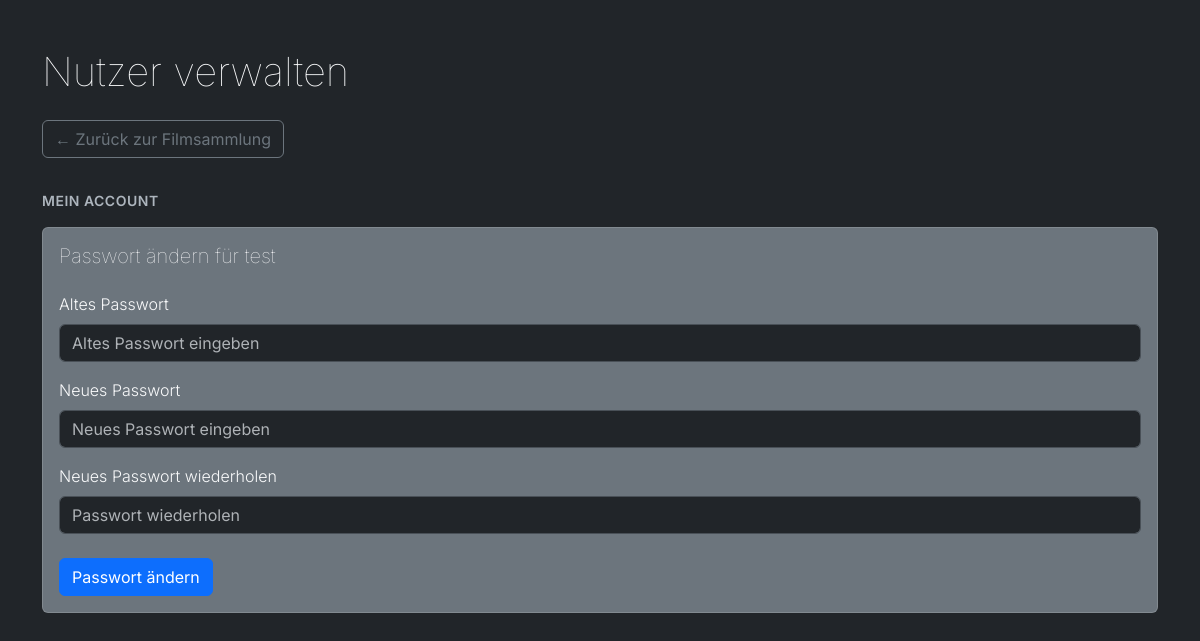
Page /benutzer (signed in) on the earlier database version.
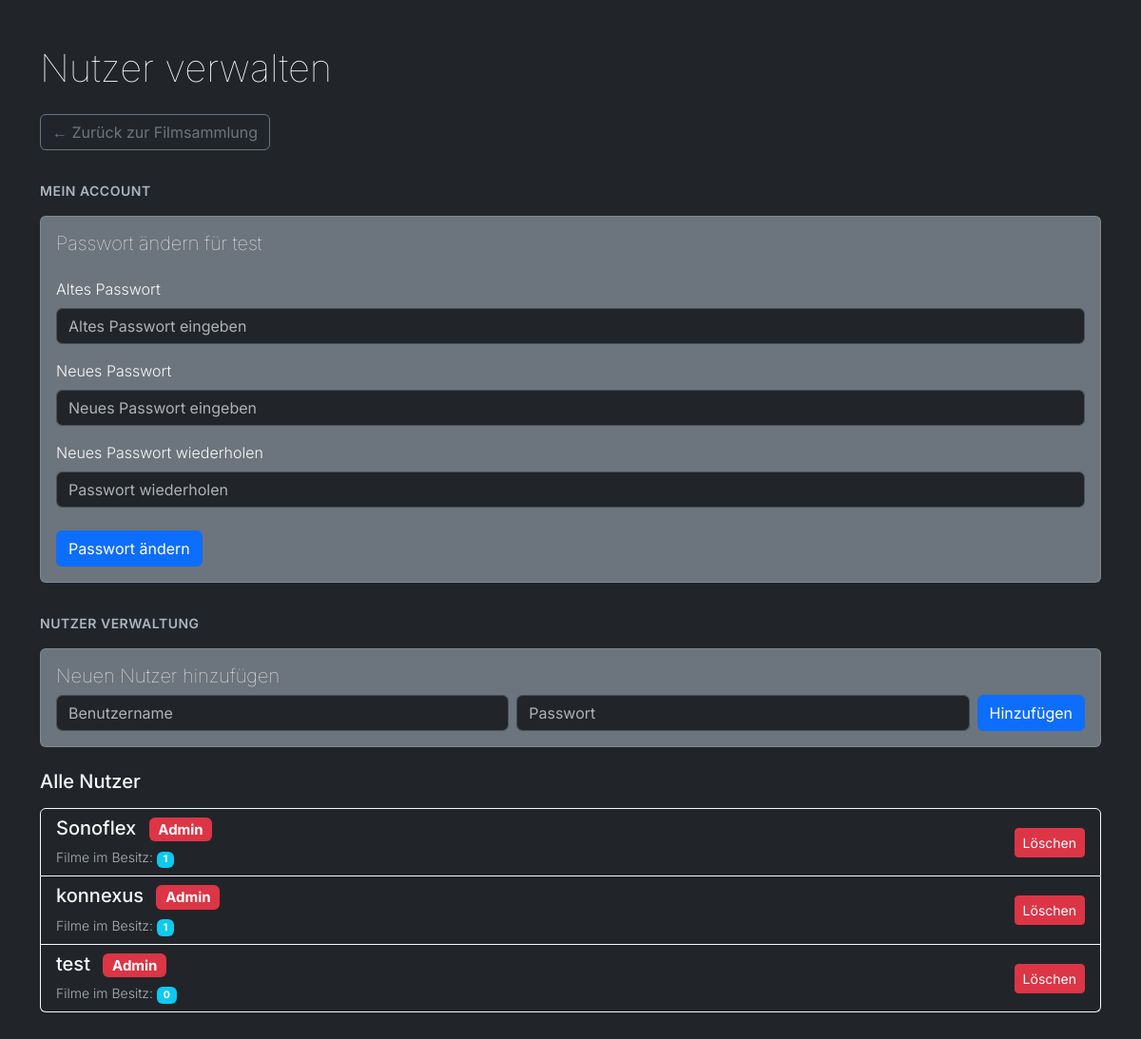
Same page on the later database version.
### app.py (models this page shows, shortened)
class Benutzer(db.Model):
    id = db.Column(db.Integer, primary_key=True)
    name = db.Column(db.String(100), unique=True, nullable=False)
    password_hash = db.Column(db.String(255), nullable=False)
    is_admin = db.Column(db.Boolean, default=False)

### app.py (the view)
@app.route("/benutzer")
@login_erforderlich
def benutzer_liste():
    benutzer = Benutzer.query.order_by(Benutzer.name).all()
    benutzer_mit_count = []
    for user in benutzer:
        filme_count = Film.query.filter_by(besitzer=user.name).count()
        benutzer_mit_count.append({
            'user': user,
            'filme_count': filme_count
        })
    return render_template("benutzer.html", benutzer_data=benutzer_mit_count)

### app.py (called while the page is built)
def login_erforderlich(f):
    @wraps(f)
    def decorated_function(*args, **kwargs):
        if "benutzer_id" not in session:
            flash("Du musst dich anmelden", "warning")
            return redirect(url_for("login"))
        return f(*args, **kwargs)
    return decorated_function

@app.context_processor
def inject_user():
    user_admin = False
    if session.get("benutzer_id"):
        user = Benutzer.query.filter_by(id=session.get("benutzer_id")).first()
        user_admin = user.is_admin if user else False
    return dict(session=session, user_admin=user_admin)

### templates/benutzer.html (shortened to what this page needs)
<!DOCTYPE html>
<html lang="de" data-bs-theme="dark">
<head>
    <link href="https://cdn.jsdelivr.net/npm/bootstrap@5.3.2/dist/css/bootstrap.min.css" rel="stylesheet">
</head>
<body class="bg-dark text-light">
    <div class="container py-5">
        <h1 class="mb-4">Nutzer verwalten</h1>
        <div class="mb-4">
            <a href="{{ url_for('index') }}" class="btn btn-outline-secondary">
                ← Zurück zur Filmsammlung
            </a>
        </div>
        {% if session.get('benutzer_name') %}
        <div class="section-title">Mein Account</div>
        <div class="card bg-secondary text-light mb-4">
            <div class="card-body">
                <h5 class="card-title mb-4">Passwort ändern für {{ session.get('benutzer_name') }}</h5>
                <form action="{{ url_for('change_password') }}" method="POST">
                    <div class="mb-3">
                        <label for="old_password" class="form-label">Altes Passwort</label>
                        <input type="password" class="form-control" id="old_password" name="old_password" placeholder="Altes Passwort eingeben" required>
                    </div>
                    <div class="mb-3">
                        <label for="new_password" class="form-label">Neues Passwort</label>
                        <input type="password" class="form-control" id="new_password" name="new_password" placeholder="Neues Passwort eingeben" required>
                    </div>
                    <div class="mb-4">
                        <label for="new_password_confirm" class="form-label">Neues Passwort wiederholen</label>
                        <input type="password" class="form-control" id="new_password_confirm" name="new_password_confirm" placeholder="Passwort wiederholen" required>
                    </div>
                    <button type="submit" class="btn btn-primary">Passwort ändern</button>
                </form>
            </div>
        </div>
        {% endif %}
        {% if session.get('benutzer_admin') %}
        <div class="section-title">Nutzer Verwaltung</div>
            <div class="card card-body bg-secondary text-light mb-4">
                <h5 class="card-title">Neuen Nutzer hinzufügen</h5>
                <form action="{{ url_for('add_benutzer') }}" method="POST">
                    <div class="row g-2">
                        <div class="col-md flex-grow-1">
                            <input type="text" class="form-control" name="name" placeholder="Benutzername" required>
                        </div>
                        <div class="col-md flex-grow-1">
                            <input type="password" class="form-control" name="password" placeholder="Passwort" required>
                        </div>
                        <div class="col-auto">
                            <button type="submit" class="btn btn-primary">Hinzufügen</button>
                        </div>
                    </div>
                </form>
            </div>
            <h5 class="mb-3">Alle Nutzer</h5>
            {% if benutzer_data %}
            <div class="list-group">
                {% for item in benutzer_data %}
                    <div class="list-group-item bg-dark text-light border-light d-flex justify-content-between align-items-center">
                        <div>
                            <h5 class="mb-1">
                                {{ item.user.name }}
                                {% if item.user.is_admin %}
                                    <span class="badge bg-danger ms-2">Admin</span>
                                {% endif %}
                            </h5>
                            <small class="text-muted">
                                Filme im Besitz:
                                <span class="badge bg-info">{{ item.filme_count }}</span>
                            </small>
                        </div>
                        {% if session.get('benutzer_admin') %}
                            <form action="{{ url_for('delete_benutzer', user_id=item.user.id) }}" method="POST" style="display: inline;">
                                <button type="submit"
                                        class="btn btn-danger btn-sm"
                                        onclick="return confirm('Benutzer &quot;{{ item.user.name }}&quot; wirklich löschen?')">
                                    Löschen
                                </button>
                            </form>
                        {% endif %}
                    </div>
                {% endfor %}
            </div>
        {% else %}
            <div class="alert alert-info">
                Noch keine Benutzer vorhanden.
            </div>
        {% endif %}
        </div>
        {% endif %}
</body>
</html>

### templates/benutzer.html (style rules this page uses)
body { font-family: 'Inter', sans-serif; font-weight: 300; }
h1, .card-title { font-weight: 100; }
.section-title { font-weight: 600; color: #adb5bd; font-size: 0.875rem; text-transform: uppercase; letter-spacing: 0.5px; margin-top: 2rem; margin-bottom: 1rem; }

Differences in the rows shown:
changed Benutzer "test": is_admin False → True (drawn)
now on this page (row unchanged): Benutzer: user.name "Sonoflex"
now on this page (row unchanged): Benutzer: user.name "konnexus"
Other differences:
text now shown: "NUTZER VERWALTUNG Neuen Nutzer hinzufügen Hinzufügen Alle Nutzer"
new list line: "Admin Filme im Besitz: 1 Löschen"
new list line: "test"
new list line: "Admin Filme im Besitz: 0 Löschen"
